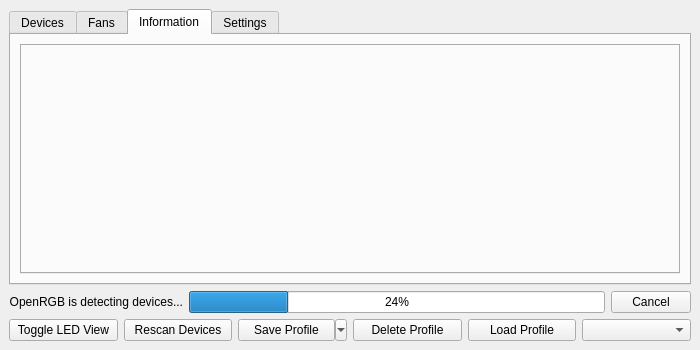
<?xml version="1.0" encoding="UTF-8"?>
<ui version="4.0">
 <class>OpenRGBDialog2Ui</class>
 <widget class="QMainWindow" name="OpenRGBDialog2Ui">
  <property name="geometry">
   <rect>
    <x>0</x>
    <y>0</y>
    <width>700</width>
    <height>350</height>
   </rect>
  </property>
  <property name="windowTitle">
   <string>OpenRGB</string>
  </property>
  <widget class="QWidget" name="centralWidget">
   <layout class="QGridLayout" name="gridLayout">
    <item row="2" column="0" colspan="5">
     <widget class="QTabWidget" name="MainTabBar">
      <property name="tabShape">
       <enum>QTabWidget::Rounded</enum>
      </property>
      <property name="currentIndex">
       <number>2</number>
      </property>
      <property name="iconSize">
       <size>
        <width>20</width>
        <height>20</height>
       </size>
      </property>
      <widget class="QWidget" name="TabDevices">
       <attribute name="title">
        <string>Devices</string>
       </attribute>
       <layout class="QGridLayout" name="gridLayout_3">
        <item row="1" column="0">
         <widget class="QTabWidget" name="DevicesTabBar">
          <property name="tabPosition">
           <enum>QTabWidget::West</enum>
          </property>
         </widget>
        </item>
       </layout>
      </widget>
      <widget class="QWidget" name="TabFans">
       <attribute name="title">
        <string>Fans</string>
       </attribute>
       <widget class="QTabWidget" name="FanTabBar">
        <property name="geometry">
         <rect>
          <x>9</x>
          <y>9</y>
          <width>660</width>
          <height>248</height>
         </rect>
        </property>
        <property name="tabPosition">
         <enum>QTabWidget::West</enum>
        </property>
        <property name="currentIndex">
         <number>-1</number>
        </property>
       </widget>
      </widget>
      <widget class="QWidget" name="TabInformation">
       <attribute name="title">
        <string>Information</string>
       </attribute>
       <layout class="QGridLayout" name="gridLayout_2">
        <item row="0" column="0">
         <widget class="QTabWidget" name="InformationTabBar">
          <property name="tabPosition">
           <enum>QTabWidget::West</enum>
          </property>
          <property name="currentIndex">
           <number>-1</number>
          </property>
         </widget>
        </item>
       </layout>
      </widget>
      <widget class="QWidget" name="TabSettings">
       <attribute name="title">
        <string>Settings</string>
       </attribute>
       <layout class="QGridLayout" name="gridLayout_4">
        <item row="0" column="0">
         <widget class="QTabWidget" name="SettingsTabBar">
          <property name="tabPosition">
           <enum>QTabWidget::West</enum>
          </property>
          <property name="currentIndex">
           <number>-1</number>
          </property>
         </widget>
        </item>
       </layout>
      </widget>
     </widget>
    </item>
    <item row="6" column="0" colspan="5">
     <layout class="QHBoxLayout" name="MainButtonsLayout">
      <item>
       <widget class="QPushButton" name="ButtonToggleDeviceView">
        <property name="text">
         <string>Toggle LED View</string>
        </property>
       </widget>
      </item>
      <item>
       <widget class="QPushButton" name="ButtonRescan">
        <property name="text">
         <string>Rescan Devices</string>
        </property>
       </widget>
      </item>
      <item>
       <widget class="QToolButton" name="ButtonSaveProfile">
        <property name="sizePolicy">
         <sizepolicy hsizetype="Minimum" vsizetype="Minimum">
          <horstretch>0</horstretch>
          <verstretch>0</verstretch>
         </sizepolicy>
        </property>
        <property name="text">
         <string>Save Profile</string>
        </property>
        <property name="popupMode">
         <enum>QToolButton::MenuButtonPopup</enum>
        </property>
       </widget>
      </item>
      <item>
       <widget class="QPushButton" name="ButtonDeleteProfile">
        <property name="text">
         <string>Delete Profile</string>
        </property>
       </widget>
      </item>
      <item>
       <widget class="QPushButton" name="ButtonLoadProfile">
        <property name="text">
         <string>Load Profile</string>
        </property>
       </widget>
      </item>
      <item>
       <widget class="QComboBox" name="ProfileBox"/>
      </item>
     </layout>
    </item>
    <item row="4" column="0" colspan="5">
     <layout class="QHBoxLayout" name="DetectorLayout">
      <item>
       <widget class="QLabel" name="DetectionProgressLabel">
        <property name="text">
         <string>OpenRGB is detecting devices...</string>
        </property>
        <property name="alignment">
         <set>Qt::AlignRight|Qt::AlignTrailing|Qt::AlignVCenter</set>
        </property>
       </widget>
      </item>
      <item>
       <widget class="QProgressBar" name="DetectionProgressBar">
        <property name="value">
         <number>24</number>
        </property>
       </widget>
      </item>
      <item>
       <widget class="QPushButton" name="ButtonStopDetection">
        <property name="text">
         <string>Cancel</string>
        </property>
       </widget>
      </item>
     </layout>
    </item>
   </layout>
  </widget>
  <action name="ActionSaveProfile">
   <property name="text">
    <string>Save Profile</string>
   </property>
   <property name="toolTip">
    <string>Save Profile</string>
   </property>
  </action>
  <action name="ActionSaveProfileAs">
   <property name="text">
    <string>Save Profile As...</string>
   </property>
   <property name="toolTip">
    <string>Save Profile with custom name</string>
   </property>
  </action>
 </widget>
 <resources/>
 <connections/>
</ui>
